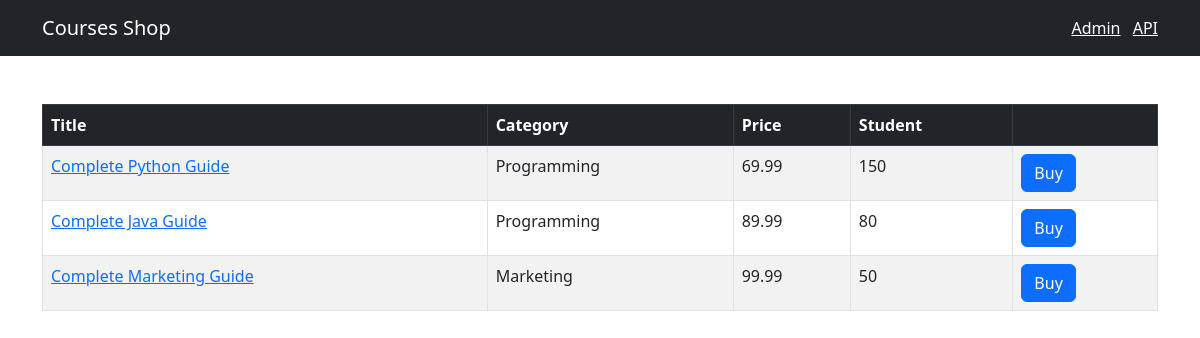
Before: / with the older database file.
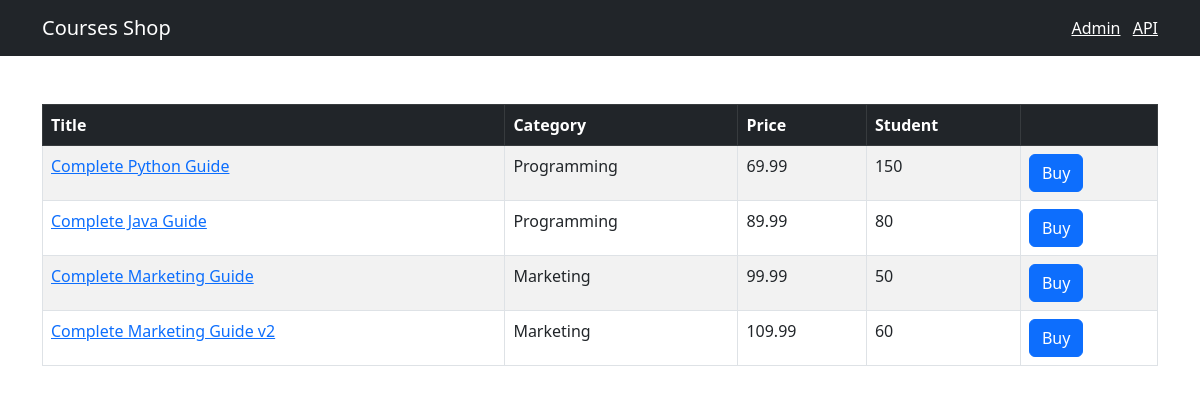
After: the same page with the newer database file.
### shop/models.py (models this page shows, shortened)
class Course(models.Model):
    title = models.CharField(max_length=300)
    price = models.FloatField()
    students_qty = models.IntegerField()
    reviews_qty = models.IntegerField()
    category = models.ForeignKey(Category, on_delete=models.CASCADE)
    created_at = models.DateTimeField(default=timezone.now)

class Category(models.Model):
    title = models.CharField(max_length=255)
    created_at = models.DateTimeField(default=timezone.now)
    def __str__(self):
        return self.title

### shop/views.py (the view)
# urls.py: path('', include(api.urls), name='index')
def index(request):
    courses = Course.objects.all()
    return render(request, 'shop/courses.html', {"courses": courses})

### templates/shop/courses.html (shortened to what this page needs)
{% extends 'base.html' %}
{% block content %}
<table class="table mt-5 table-bordered table-striped table-hover">
    <thead class="table-dark">
        <tr>
            <th>Title</th>
            <th>Category</th>
            <th>Price</th>
            <th>Student</th>
            <th></th>
        </tr>
    </thead>
    <tbody>
        {% for course in courses %}
        <tr>
            <td>
                <a href={% url "shop:single_course" course.id %}>{{ course.title }}</a>
            </td>
            <td>{{ course.category }}</td>
            <td>{{ course.price }}</td>
            <td>{{ course.students_qty }}</td>
            <td><button class="btn btn-primary">Buy</button></td>
        </tr>
        {% endfor %}
    </tbody>
</table>
{% endblock %}

### templates/base.html (shortened to what this page needs)
<!doctype html>
<html lang="en">
<head>
    <link href="https://cdn.jsdelivr.net/npm/bootstrap@5.3.0/dist/css/bootstrap.min.css" rel="stylesheet">
</head>
<body>
    <nav class="navbar navbar-dark bg-dark">
        <div class="container">
            <a href={% url "shop:index" %} class="navbar-brand">Courses Shop</a>
            <span class="navbar-text">
                <a href="/admin/" class="me-2" target="_blank">Admin</a>
                <a href="/api/v1/" target="_blank">API</a>
            </span>
        </div>
    </nav>
    <main class="container">
        {% block content %}
        {% endblock %}
    </main>
</body>
</html>

Changed rows visible on the page:
added Course: title "Complete Marketing Guide v2", category "Marketing", price "109.99", students_qty "60"
